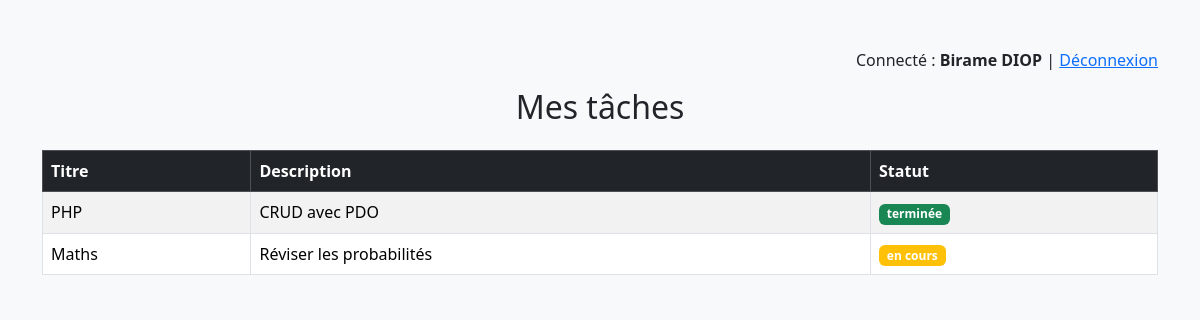
The page /user.php (signed in) on the database its author committed.
### tables this page shows
CREATE TABLE `tache` (
  `id` int(11) NOT NULL,
  `titre` varchar(255) NOT NULL,
  `description` text DEFAULT NULL,
  `statut` enum('en cours','terminée') DEFAULT 'en cours',
  `id_user` int(11) NOT NULL
);

### user.php (the view, shortened to what this page needs)
<?php
require 'db.php';
$sql = "SELECT * FROM tache
        WHERE id_user = :id_user
        ORDER BY id DESC";
$stmt = $pdo->prepare($sql);
$stmt->execute([
    ':id_user' => $_SESSION['user_id']
]);
$taches = $stmt->fetchAll();
?>
<!DOCTYPE html>
<html lang="fr">
<head>
    <link href="https://cdn.jsdelivr.net/npm/bootstrap@5.3.2/dist/css/bootstrap.min.css" rel="stylesheet">
</head>
<body class="bg-light">
<div class="container mt-5">
    <p class="text-end">
        Connecté :
        <strong><?= $_SESSION['prenom'] ?> <?= $_SESSION['nom'] ?></strong>
        | <a href="logout.php">Déconnexion</a>
    </p>
    <h2 class="text-center mb-4">Mes tâches</h2>
    <table class="table table-bordered table-striped">
        <thead class="table-dark">
            <tr>
                <th>Titre</th>
                <th>Description</th>
                <th>Statut</th>
            </tr>
        </thead>
        <tbody>
        <?php foreach ($taches as $tache): ?>
            <tr>
                <td><?= htmlspecialchars($tache['titre']) ?></td>
                <td><?= htmlspecialchars($tache['description']) ?></td>
                <td>
                    <span class="badge bg-<?= $tache['statut'] === 'terminée' ? 'success' : 'warning' ?>">
                        <?= $tache['statut'] ?>
                    </span>
                </td>
            </tr>
        <?php endforeach; ?>
        </tbody>
    </table>
</div>
</body>
</html>

### rows shown on the page
tache: titre "PHP", description "CRUD avec PDO", statut "terminée"
tache: titre "Maths", description "Réviser les probabilités", statut "en cours"

### other values the page prints
$_SESSION['prenom'] "Birame"
$_SESSION['nom'] "DIOP"
